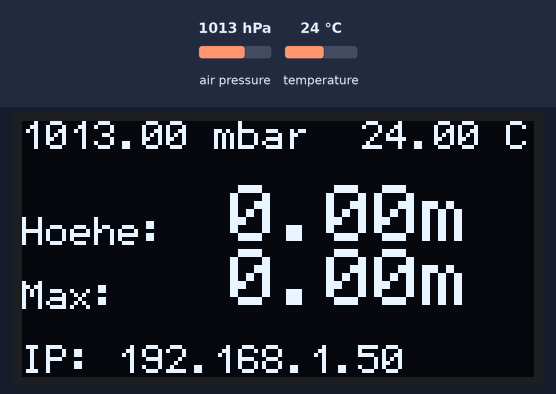
A sketch run on a simulated ESP8266 (Wemos D1 mini). Parts: 128×64 one-colour display. The inputs (shaded band) are chosen by the test bench; at power-on: air pressure 1013 hPa, temperature 24 °C. WiFi joins after 1.5 s; servers stay silent unless stated; what the sketch prints to the serial monitor is not drawn.

Above: at 6.5 s.
6.6 s: air pressure set to 1025 hPa
At 7.7 s:
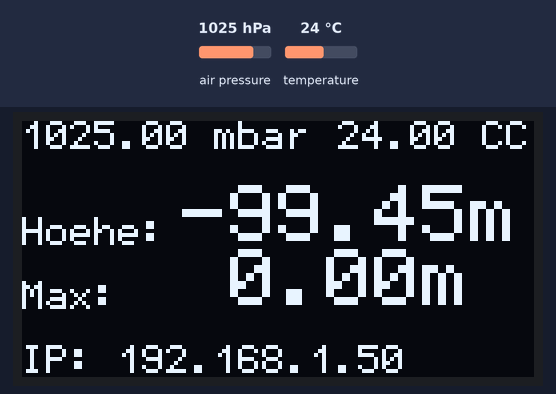
8.5 s: air pressure set to 952 hPa
At 10.3 s:
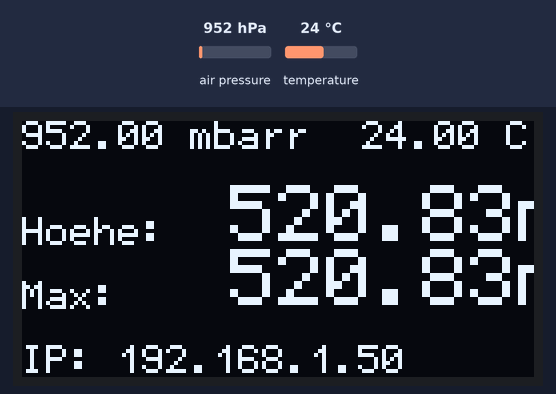
10.6 s: temperature set to 12 °C
At 11.3 s:
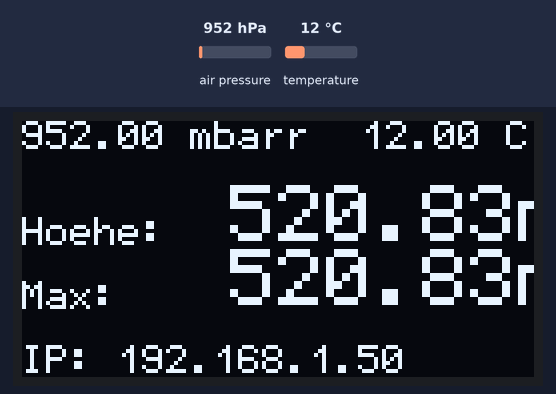
12.2 s: temperature set to 19 °C
Timing chart, 0 to 14.7 s (numbered marks = the images above; inputs shaded):
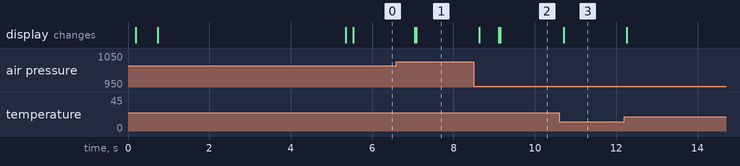

Measured:
- after the input at 6.6 s, the display: first changes after 0.45 s (image 1 shows a later state)
- after the input at 8.5 s, the display: first changes after 0.13 s (image 2 shows a later state)
- after the input at 10.6 s, the display: changes after 0.11 s (image 3)

The sketch:

WebserverTest4.ino
```cpp
/* Höhenmesser

  Projektseite:
  -------------
  https://jantondeluxe.github.io


  Hardware:
  ---------
  Board: WEMOS D1 mini pro V1.0
  Altimeter: Bosch BMP180
  Display: GM009605 OLED


  Disclaimer:
  -----------
  Basiert teilweise auf dem Sketch BMP180_altitude_example aus der SFE_BMP180-Library:
  V10 Mike Grusin, SparkFun Electronics 10/24/2013
  V1.1.2 Updates for Arduino 1.6.4 5/2015

  Basiert teilweise auf dem Tutorial "ESP8266 data logging with real time graphs" auf
  https://circuits4you.com/2019/01/11/esp8266-data-logging-with-real-time-graphs/


  Danke an Nick Lamprecht für seine Hilfe mit Java Skript!
*/

// Libraries
#include <SFE_BMP180.h>
#include <Wire.h>
#include <SSD1306Ascii.h>
#include <SSD1306AsciiWire.h>
#include <ESP8266WiFi.h>
#include <ESP8266WebServer.h>

// Header
#include "index.h"

// I2C-Adresse OLED
#define I2C_ADDRESS 0x3C

// Objekte
SFE_BMP180 pressure;
SSD1306AsciiWire oled;

// Webserver-Port setzen
ESP8266WebServer server(80);

// Name und Passwort Access Point
const char *ssid = "";
const char *password = "";

// Kalibrierung: Anzahl der Messungen
const int messungen = 100;

// Globale Variablen
double highest;
double lowest;
char status;
double P;
double T;
double a;
double* pointereins = &T;
double* pointerzwei = &a;

float Array[messungen];
float ausgangsdruck = 0.0;


//Setup
void setup(void) {

  //Datenübertragung
  Serial.begin(115200);
  delay(100);
  Serial.println("");
  Serial.println("Datenübertragung gestartet!");

  //Display-Setup
  Wire.begin();
  oled.begin(&Adafruit128x64, I2C_ADDRESS);
  oled.set400kHz();
  oled.setFont(font5x7);

  Serial.println("Display gestartet!");

  oled.clear();
  oled.set2X();
  oled.println("START");
  oled.set1X();
  delay(500);
  oled.clear();

  //Sensor-Setup
  if (pressure.begin())
    Serial.println("BMP180 gestartet!");
  else
  {
    Serial.println("BMP180 fehlt!");
    while (1);
  }

  // WLAN-Verbindung
  WiFi.begin(ssid, password);
  while (WiFi.status() != WL_CONNECTED) {
    delay(500);
    Serial.print(".");
  }

  Serial.println("");
  Serial.print("Verbunden mit:");
  Serial.println(ssid);

  // Webserver-Setup
  server.on("/", handleRoot);
  server.on("/readData", handleData);
  server.onNotFound(handleNotFound);
  server.begin();

  Serial.println("HTTP-Server gestartet!");
  Serial.print("IP: ");
  Serial.println(WiFi.localIP());

  // Kalibrierung
  for (int i = 0; i < messungen; i++)
  {
    Array[i] = getPressure();
  }

  for (int i = 0; i < messungen; i++)
  {
    ausgangsdruck = ausgangsdruck + Array[i];
  }

  ausgangsdruck = ausgangsdruck / messungen;

  // statische Teile der Höhenanzeigen
  oled.setCursor(0, 3);
  oled.print("Hoehe:");
  oled.setCursor(0,5);
  oled.print("Max:");

  }


  // Hauptcode
  void loop(void) {

    // Webserver
    server.handleClient();

    // Druck messen
    P = getPressure();

    // Temperatur messen
    status = pressure.startTemperature();
    delay(100);
    status = pressure.getTemperature(T);

    // Höhenunterschied
    a = pressure.altitude(P, ausgangsdruck);

    // Maximalwerte
    if (a < lowest) lowest = a;

    if (a > highest) highest = a;

    // Höhenunterschied anzeigen
    oled.set2X();
    oled.setCursor(40, 2);
    if (a >= 0.0) oled.print(" ");
    oled.print(a);
    oled.print("m");

    // Maximum anzeigen
    oled.setCursor(40, 4);
    if (highest >= 0.0) oled.print(" ");
    oled.print(highest);
    oled.print("m");
    oled.set1X();

    // Druckanzeige
    oled.setCursor(0, 0);
    oled.print(getPressure());
    oled.print(" mbar");

    // Temperaturanzeige
    oled.setCursor(79, 0);
    if (a >= 0.0) oled.print(" ");
    oled.print(*pointereins);
    oled.println(" C");

    // IP-Adresse anzeigen
    oled.setCursor(0, 7);
    oled.print("IP: ");
    oled.print(WiFi.localIP());

    delay(333);
  }


// Webserver
void handleRoot() {
  String s = MAIN_page;
  server.send(200, "text/html", s);
}

void handleData(){
  double d = *pointerzwei;
  double t = millis() / 1000;
  String teil = String(String(t) + ";");
  String kombi = String(teil + String(d));
  server.send(200, "text/plain", kombi);
}

void handleNotFound(){
  server.send(404, "text/plain", "404: Not found");
}


// Funktion getPressure
double getPressure()
{
  // Temperatur messen
  status = pressure.startTemperature();
  if (status != 0)
  {
    // Warten bis Messung fertig
    delay(status);

     // Temperatur erhalten
    status = pressure.getTemperature(T);
    if (status != 0)
    {

      // Druck messen
      status = pressure.startPressure(3);
      if (status != 0)
      {
        // Warten bis Messung fertig
        delay(status);

        //Druck erhalten
        status = pressure.getPressure(P,T);
        if (status != 0)
        {
          return(P);
        }
        else Serial.println("Fehler beim Erhalten des Drucks");
      }
      else Serial.println("Fehler beim Starten der Druckmessung");
    }
    else Serial.println("Fehler beim Erhalten der Temperatur");
  }
  else Serial.println("Fehler beim Starten der Temperaturmessung");
}
```

index.h
```cpp
const char MAIN_page[] PROGMEM = R"=====(
<!doctype html>
<html>
<head>
  <title>H&ouml;henmesser</title>
   <script src = "https://cdnjs.cloudflare.com/ajax/libs/Chart.js/2.7.3/Chart.min.js"></script>
  <style>
  canvas{
    -moz-user-select: none;
    -webkit-user-select: none;
    -ms-user-select: none;
  }

  // Tabelle
  #dataTable {
    font-family: "Trebuchet MS", Arial, Helvetica, sans-serif;
    border-collapse: collapse;
    width: 100%;
  }

  #dataTable td, #dataTable th {
    border: 1px solid #ddd;
    padding: 8px;
  }

  #dataTable tr:nth-child(even){background-color: #f2f2f2;}

  #dataTable tr:hover {background-color: #ddd;}

  #dataTable th {
    padding-top: 12px;
    padding-bottom: 12px;
    text-align: left;
    background-color: #4CAF50;
    color: white;
  }
  </style>
</head>

<body>
    <div style="text-align:center;">
    <h1 style="font-family:verdana;color:#999999">H&ouml;henmesser</h1>
    </div>
    <div class="chart-container" style="position: relative; height:350px; width:100%">
        <canvas id="Chart" width="400" height="400"></canvas>
    </div>
<div>
  <table id="dataTable">
    <tr><th>Zeit</th><th>H&ouml;he</th></tr>
  </table>
</div>

<script>
  var data = [];
  var time = "";

  let graph;

  function addGraph()
  {
    var ctx = document.getElementById("Chart").getContext('2d');
    graph = new Chart(ctx, {
      type: 'line',
        data: {
        labels: [time],  //Bottom Labeling
        datasets: [{
          label: "H\u00f6he",
          fill: false,  //Try with true
          backgroundColor: 'rgba( 243, 156, 18 , 1)', //Dot marker color
          borderColor: 'rgba( 243, 156, 18 , 1)', //Graph Line Color
          data: null, // Wenn es noch keine Daten gibt wird 'null' angezeigt
        }],
        },
        options: {
          title: {
            display: true,
            text: "H\u00f6he"
          },
          maintainAspectRatio: false,
          elements: {
            line: {
              tension: 0.5 //Smoothening (Curved) of data lines
            }
          },
          scales: {
            yAxes: [{
              ticks: {
                beginAtZero:true
              }
            }]
        }
      }
    })
  }

  // Graphen nach erhalt neuer Daten aktualisieren
  function updateGraph() {
    graph.data.labels.push(time);
    graph.data.datasets.forEach((dataset) => {
        dataset.data.push(data);
    });
    graph.update();
  }

  //Beim Starten der Seite Graphen anzeigen
  window.onload = function() {
    addGraph();
  };

  // Update-Geschwindigkeit (333 ms)
  setInterval(function() {
    getData();
  }, 333);


  // Graph mit Daten anzeigen
  function showGraph(data) {
    graph.data.labels.push(timeStamp);
    graph.data.datasets.forEach((dataset) => {
        dataset.data.push(data);
    });
    graph.update();
  }

  // Daten unter /readData abrufen
  function getData() {
    var xhttp = new XMLHttpRequest();
    xhttp.onreadystatechange = function() {
      if (this.readyState == 4 && this.status == 200) {
        var response = this.responseText.split(";"); // Erstellt ein array aus den Teilen des response-strings (';' ist das Trennzeichen)
        time = response[0]; // Zeit hat den ersten Index...
        data = response[1]; // ...und die Höhe den zweiten
        updateGraph();
        var table = document.getElementById("dataTable");
        var row = table.insertRow(1); //Add after headings
        var cell1 = row.insertCell(0);
        var cell2 = row.insertCell(1);
        cell1.innerHTML = time;
        cell2.innerHTML = data;
      }
    };
    xhttp.open("GET", "readData", true);
    xhttp.send();
  }
</script>
</body>

</html>

)=====";
```
